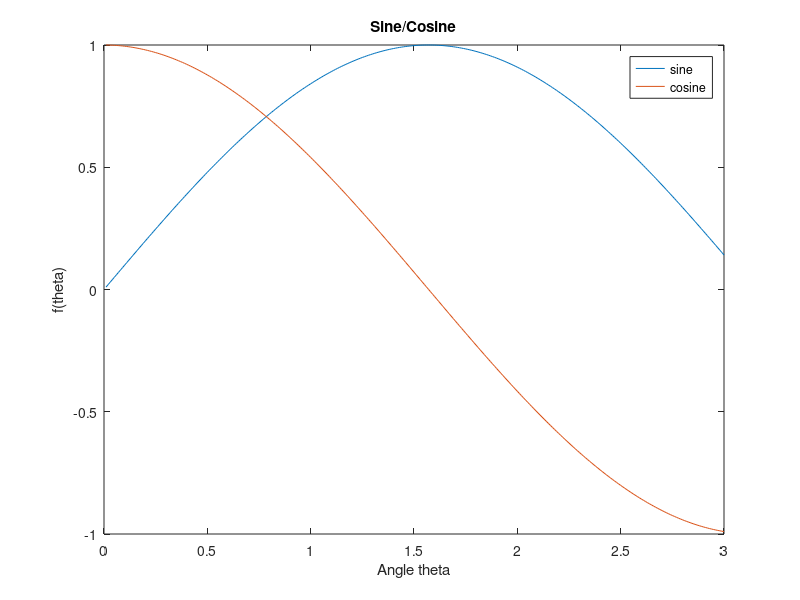

Source code (MATLAB):
figure
x = 0.01:0.01:3;
y1 = sin(x); y2 = cos(x);
plot(x,[y1; y2]);
legend('sine','cosine');
xlabel('Angle theta');
ylabel('f(theta)');
title('Sine/Cosine');